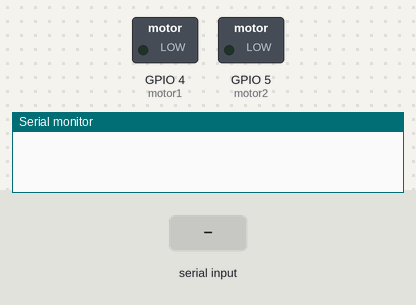
Bench run of a sketch on a simulated ESP32. On the bench: switched loads named in the sketch (green lamp = pin HIGH), the last lines printed to the serial monitor. The test bench sets the inputs (shaded band).

Above: at 1.2 s.
1.3 s: "a" received over Serial
At 1.9 s:
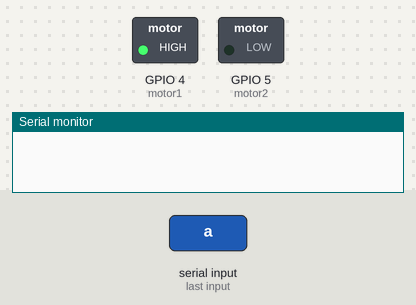
3.8 s: "d" received over Serial
At 4.6 s:
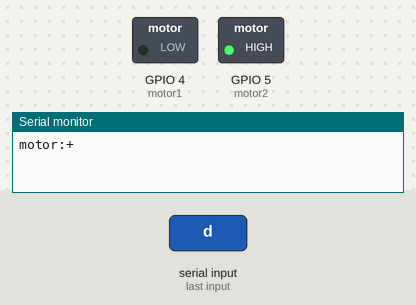
Timing chart, 0 to 6.8 s (numbered marks = the images above; inputs shaded):
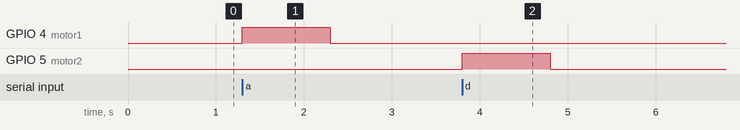

The sketch:

pin_motor_serial.ino
```cpp
#include <ESP32Servo.h>
#define motor1 4
#define motor2 5
Servo myServo1;
Servo myServo2;
long currentTime, LEDTimer11, LEDTimer12;
static const byte servoInterval = 25;
long servoTimer;
bool flag = 1;


void setup() {
  Serial.begin( 9600 );
  pinMode(motor1, OUTPUT);
  pinMode(motor2, OUTPUT);
}


void loop() {
  char inkey;
  if( Serial.available() > 0  ) {
    inkey = Serial.read();
    if(inkey == 'a'){
      digitalWrite(motor1, HIGH);
      digitalWrite(motor2, LOW);
      delay(1000);
      Serial.print("motor:+\n");
    }
    if(inkey == 'd'){
      digitalWrite(motor2, HIGH);
      digitalWrite(motor1, LOW);
      delay(1000);
      Serial.print("motor:-\n");
    }

  }else{
    digitalWrite(motor1, LOW);
    digitalWrite(motor2, LOW);
  }
}
```

Measured:
- after the input at 1.3 s, GPIO 4 (motor1): LOW → HIGH at once, → LOW 1.0 s later
- after the input at 3.8 s, GPIO 5 (motor2): LOW → HIGH at once, → LOW 1.0 s later
